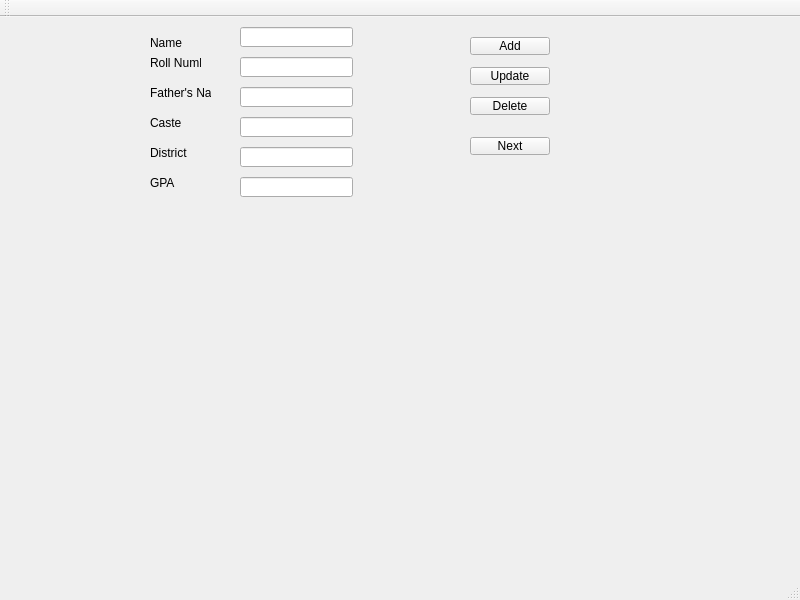
<?xml version="1.0" encoding="UTF-8"?>
<ui version="4.0">
 <class>MainWindow</class>
 <widget class="QMainWindow" name="MainWindow">
  <property name="geometry">
   <rect>
    <x>0</x>
    <y>0</y>
    <width>800</width>
    <height>600</height>
   </rect>
  </property>
  <property name="windowTitle">
   <string>MainWindow</string>
  </property>
  <widget class="QWidget" name="centralwidget">
   <widget class="QLabel" name="label_2">
    <property name="geometry">
     <rect>
      <x>150</x>
      <y>40</y>
      <width>51</width>
      <height>12</height>
     </rect>
    </property>
    <property name="minimumSize">
     <size>
      <width>51</width>
      <height>0</height>
     </size>
    </property>
    <property name="text">
     <string>Roll Number</string>
    </property>
   </widget>
   <widget class="QLabel" name="label_3">
    <property name="geometry">
     <rect>
      <x>150</x>
      <y>70</y>
      <width>61</width>
      <height>12</height>
     </rect>
    </property>
    <property name="minimumSize">
     <size>
      <width>61</width>
      <height>0</height>
     </size>
    </property>
    <property name="text">
     <string>Father's Name</string>
    </property>
   </widget>
   <widget class="QLabel" name="label_4">
    <property name="geometry">
     <rect>
      <x>150</x>
      <y>100</y>
      <width>51</width>
      <height>12</height>
     </rect>
    </property>
    <property name="minimumSize">
     <size>
      <width>51</width>
      <height>0</height>
     </size>
    </property>
    <property name="text">
     <string>Caste</string>
    </property>
   </widget>
   <widget class="QLabel" name="label_5">
    <property name="geometry">
     <rect>
      <x>150</x>
      <y>130</y>
      <width>51</width>
      <height>12</height>
     </rect>
    </property>
    <property name="minimumSize">
     <size>
      <width>51</width>
      <height>0</height>
     </size>
    </property>
    <property name="text">
     <string>District</string>
    </property>
   </widget>
   <widget class="QLabel" name="label_6">
    <property name="geometry">
     <rect>
      <x>150</x>
      <y>160</y>
      <width>51</width>
      <height>12</height>
     </rect>
    </property>
    <property name="minimumSize">
     <size>
      <width>51</width>
      <height>0</height>
     </size>
    </property>
    <property name="text">
     <string>GPA</string>
    </property>
   </widget>
   <widget class="QPushButton" name="pushButtonAdd">
    <property name="geometry">
     <rect>
      <x>470</x>
      <y>20</y>
      <width>80</width>
      <height>18</height>
     </rect>
    </property>
    <property name="text">
     <string>Add</string>
    </property>
   </widget>
   <widget class="QPushButton" name="pushButtonUpdate">
    <property name="geometry">
     <rect>
      <x>470</x>
      <y>50</y>
      <width>80</width>
      <height>18</height>
     </rect>
    </property>
    <property name="text">
     <string>Update</string>
    </property>
   </widget>
   <widget class="QPushButton" name="pushButtonDelete">
    <property name="geometry">
     <rect>
      <x>470</x>
      <y>80</y>
      <width>80</width>
      <height>18</height>
     </rect>
    </property>
    <property name="text">
     <string>Delete</string>
    </property>
   </widget>
   <widget class="QPushButton" name="pushButtonNext">
    <property name="geometry">
     <rect>
      <x>470</x>
      <y>120</y>
      <width>80</width>
      <height>18</height>
     </rect>
    </property>
    <property name="text">
     <string>Next</string>
    </property>
   </widget>
   <widget class="QLabel" name="label">
    <property name="geometry">
     <rect>
      <x>150</x>
      <y>20</y>
      <width>37</width>
      <height>12</height>
     </rect>
    </property>
    <property name="text">
     <string>Name</string>
    </property>
   </widget>
   <widget class="QLineEdit" name="lineEditName">
    <property name="geometry">
     <rect>
      <x>240</x>
      <y>10</y>
      <width>113</width>
      <height>20</height>
     </rect>
    </property>
   </widget>
   <widget class="QLineEdit" name="lineEditRoll">
    <property name="geometry">
     <rect>
      <x>240</x>
      <y>40</y>
      <width>113</width>
      <height>20</height>
     </rect>
    </property>
   </widget>
   <widget class="QLineEdit" name="lineEditFather">
    <property name="geometry">
     <rect>
      <x>240</x>
      <y>70</y>
      <width>113</width>
      <height>20</height>
     </rect>
    </property>
   </widget>
   <widget class="QLineEdit" name="lineEditCaste">
    <property name="geometry">
     <rect>
      <x>240</x>
      <y>100</y>
      <width>113</width>
      <height>20</height>
     </rect>
    </property>
   </widget>
   <widget class="QLineEdit" name="lineEditDistrict">
    <property name="geometry">
     <rect>
      <x>240</x>
      <y>130</y>
      <width>113</width>
      <height>20</height>
     </rect>
    </property>
   </widget>
   <widget class="QLineEdit" name="lineEditGPA">
    <property name="geometry">
     <rect>
      <x>240</x>
      <y>160</y>
      <width>113</width>
      <height>20</height>
     </rect>
    </property>
   </widget>
   <zorder>label_5</zorder>
   <zorder>label_2</zorder>
   <zorder>label_3</zorder>
   <zorder>label_6</zorder>
   <zorder>label_4</zorder>
   <zorder>pushButtonAdd</zorder>
   <zorder>pushButtonUpdate</zorder>
   <zorder>pushButtonDelete</zorder>
   <zorder>pushButtonNext</zorder>
   <zorder>label</zorder>
   <zorder>lineEditName</zorder>
   <zorder>lineEditRoll</zorder>
   <zorder>lineEditFather</zorder>
   <zorder>lineEditCaste</zorder>
   <zorder>lineEditDistrict</zorder>
   <zorder>lineEditGPA</zorder>
  </widget>
  <widget class="QMenuBar" name="menubar">
   <property name="geometry">
    <rect>
     <x>0</x>
     <y>0</y>
     <width>800</width>
     <height>17</height>
    </rect>
   </property>
  </widget>
  <widget class="QStatusBar" name="statusbar"/>
  <widget class="QToolBar" name="toolBar">
   <property name="windowTitle">
    <string>toolBar</string>
   </property>
   <attribute name="toolBarArea">
    <enum>TopToolBarArea</enum>
   </attribute>
   <attribute name="toolBarBreak">
    <bool>false</bool>
   </attribute>
  </widget>
 </widget>
 <resources/>
 <connections/>
</ui>
